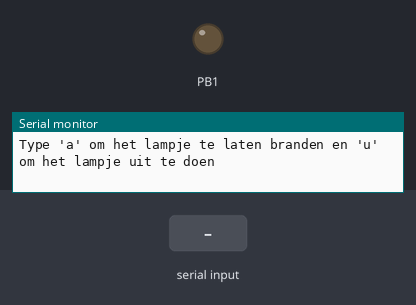
This program was run on a simulated ATmega328P, built with avr-gcc and emulated at 16 MHz. Shown: output pins drawn as LEDs (lit = HIGH), the last lines printed to the serial monitor. Inputs (shaded band) come from the test bench.

Above: at 1.2 s.
1.3 s: "a" received over Serial
At 2.5 s:
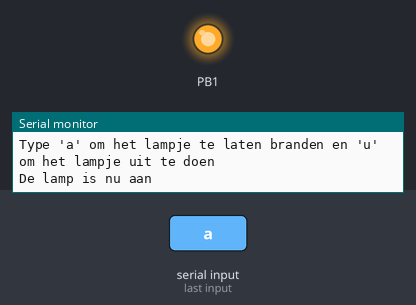
2.8 s: "u" received over Serial
At 3.7 s:
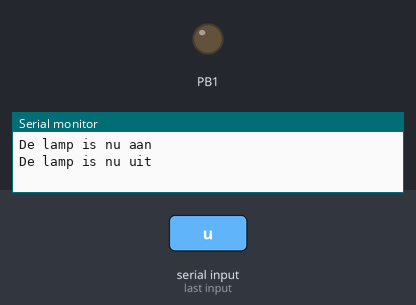
Timing chart, 0 to 5.8 s (numbered marks = the images above; inputs shaded):
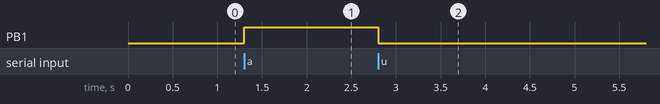

Measured:
- after the input at 1.3 s, PB1: LOW → HIGH at once
- after the input at 2.8 s, PB1: HIGH → LOW at once

The program:

main.c
```c
#ifndef BAUD
#define BAUD 9600
#endif

#include <avr/io.h>
#include <avr/delay.h>
#include <util/setbaud.h>

void initUSART(void) {
 /* requires BAUD */
	UBRR0H = UBRRH_VALUE; /* defined in setbaud.h */
	UBRR0L = UBRRL_VALUE;
	#if USE_2X
	UCSR0A |= (1 << U2X0);
	#else
	UCSR0A &= ~(1 << U2X0);
	#endif
	/* Enable USART transmitter/receiver */
	UCSR0B = (1 << TXEN0) | (1 << RXEN0);
	UCSR0C = (1 << UCSZ01) | (1 << UCSZ00); /* 8 data bits, 1 stop bit */
}

void transmitByte(uint8_t data) {
	/* Wait for empty transmit buffer */
	loop_until_bit_is_set(UCSR0A, UDRE0);
	UDR0 = data; /* send data */
}

uint8_t receiveByte(void) {
	loop_until_bit_is_set(UCSR0A, RXC0); /* Wait for incoming data */
	return UDR0; /* return register value */
}

// Example of a useful printing command
void printString(const char myString[]) {
	uint8_t i = 0;
	while (myString[i]) {
		transmitByte(myString[i]);
		i++;
	}
}

int main(void){

	initUSART();
	DDRB = (1 << PB1);
	printString("Type 'a' om het lampje te laten branden en 'u' om het lampje uit te doen \n\r");

	while(1){

		uint8_t state = receiveByte();


		if (state == 'a') {
			PORTB = (1 << PB1);

			printString("De lamp is nu aan \n\r");
		} else if (state == 'u') {
			PORTB = (0 << PB1);
			printString("De lamp is nu uit \n\r");

		}

	} return 0;

}
```
